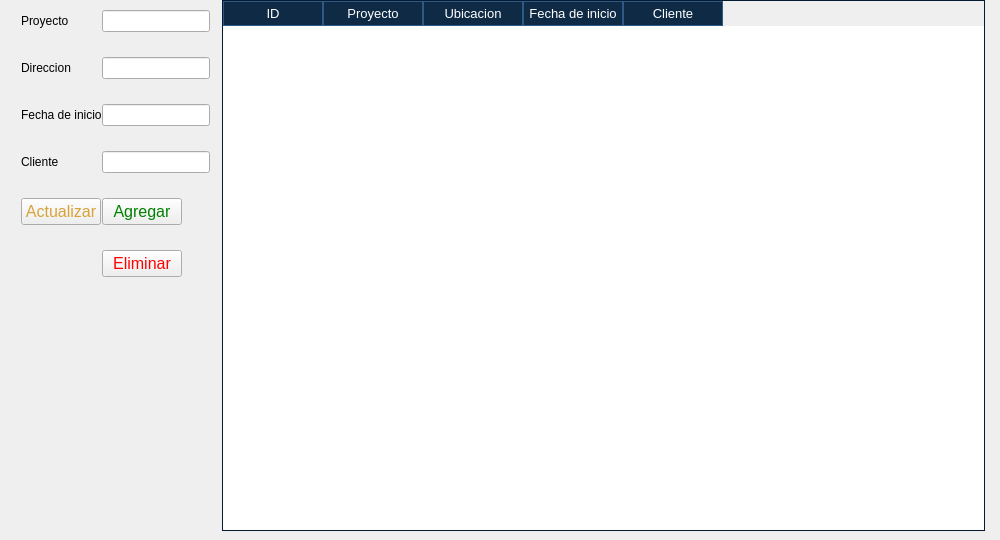
      <widget class="QWidget" name="page_Building">
       <widget class="QWidget" name="layoutWidget">
        <property name="geometry">
         <rect>
          <x>0</x>
          <y>0</y>
          <width>991</width>
          <height>531</height>
         </rect>
        </property>
        <layout class="QHBoxLayout" name="horizontalLayout_3" stretch="0,2">
         <property name="spacing">
          <number>12</number>
         </property>
         <property name="sizeConstraint">
          <enum>QLayout::SetMaximumSize</enum>
         </property>
         <property name="leftMargin">
          <number>6</number>
         </property>
         <property name="rightMargin">
          <number>6</number>
         </property>
         <item>
          <layout class="QFormLayout" name="formLayout_3">
           <property name="sizeConstraint">
            <enum>QLayout::SetFixedSize</enum>
           </property>
           <property name="labelAlignment">
            <set>Qt::AlignJustify|Qt::AlignVCenter</set>
           </property>
           <property name="formAlignment">
            <set>Qt::AlignJustify|Qt::AlignVCenter</set>
           </property>
           <property name="horizontalSpacing">
            <number>0</number>
           </property>
           <property name="verticalSpacing">
            <number>25</number>
           </property>
           <property name="leftMargin">
            <number>15</number>
           </property>
           <property name="topMargin">
            <number>10</number>
           </property>
           <item row="0" column="0">
            <widget class="QLabel" name="label_14">
             <property name="text">
              <string>Proyecto</string>
             </property>
            </widget>
           </item>
           <item row="0" column="1">
            <widget class="QLineEdit" name="buildingProyect">
             <property name="sizePolicy">
              <sizepolicy hsizetype="Fixed" vsizetype="Fixed">
               <horstretch>150</horstretch>
               <verstretch>0</verstretch>
              </sizepolicy>
             </property>
            </widget>
           </item>
           <item row="1" column="0">
            <widget class="QLabel" name="label_15">
             <property name="text">
              <string>Direccion</string>
             </property>
            </widget>
           </item>
           <item row="1" column="1">
            <widget class="QLineEdit" name="buildingAddress">
             <property name="sizePolicy">
              <sizepolicy hsizetype="Fixed" vsizetype="Fixed">
               <horstretch>0</horstretch>
               <verstretch>0</verstretch>
              </sizepolicy>
             </property>
            </widget>
           </item>
           <item row="2" column="0">
            <widget class="QLabel" name="label_16">
             <property name="text">
              <string>Fecha de inicio</string>
             </property>
            </widget>
           </item>
           <item row="2" column="1">
            <widget class="QLineEdit" name="buildindgDate">
             <property name="sizePolicy">
              <sizepolicy hsizetype="Fixed" vsizetype="Fixed">
               <horstretch>0</horstretch>
               <verstretch>0</verstretch>
              </sizepolicy>
             </property>
            </widget>
           </item>
           <item row="3" column="0">
            <widget class="QLabel" name="label_18">
             <property name="text">
              <string>Cliente</string>
             </property>
            </widget>
           </item>
           <item row="3" column="1">
            <widget class="QLineEdit" name="buildingCustomer">
             <property name="sizePolicy">
              <sizepolicy hsizetype="Fixed" vsizetype="Fixed">
               <horstretch>100</horstretch>
               <verstretch>0</verstretch>
              </sizepolicy>
             </property>
            </widget>
           </item>
           <item row="4" column="0">
            <widget class="QPushButton" name="updateBuilding">
             <property name="font">
              <font>
               <pointsize>12</pointsize>
              </font>
             </property>
             <property name="cursor">
              <cursorShape>PointingHandCursor</cursorShape>
             </property>
             <property name="styleSheet">
              <string notr="true">QPushButton {
	color: #d7a336;
}</string>
             </property>
             <property name="text">
              <string>Actualizar</string>
             </property>
            </widget>
           </item>
           <item row="4" column="1">
            <widget class="QPushButton" name="addBuilding">
             <property name="sizePolicy">
              <sizepolicy hsizetype="Fixed" vsizetype="Fixed">
               <horstretch>0</horstretch>
               <verstretch>0</verstretch>
              </sizepolicy>
             </property>
             <property name="font">
              <font>
               <pointsize>12</pointsize>
              </font>
             </property>
             <property name="cursor">
              <cursorShape>PointingHandCursor</cursorShape>
             </property>
             <property name="styleSheet">
              <string notr="true">QPushButton {
	color: green;
}</string>
             </property>
             <property name="text">
              <string>Agregar</string>
             </property>
            </widget>
           </item>
           <item row="5" column="1">
            <widget class="QPushButton" name="deleteBuilding">
             <property name="sizePolicy">
              <sizepolicy hsizetype="Fixed" vsizetype="Fixed">
               <horstretch>0</horstretch>
               <verstretch>0</verstretch>
              </sizepolicy>
             </property>
             <property name="font">
              <font>
               <pointsize>12</pointsize>
              </font>
             </property>
             <property name="cursor">
              <cursorShape>PointingHandCursor</cursorShape>
             </property>
             <property name="styleSheet">
              <string notr="true">QPushButton {
	color: red;
}</string>
             </property>
             <property name="text">
              <string>Eliminar</string>
             </property>
            </widget>
           </item>
           <item row="6" column="1">
            <spacer name="verticalSpacer_4">
             <property name="orientation">
              <enum>Qt::Vertical</enum>
             </property>
             <property name="sizeHint" stdset="0">
              <size>
               <width>20</width>
               <height>40</height>
              </size>
             </property>
            </spacer>
           </item>
          </layout>
         </item>
         <item>
          <widget class="QTableWidget" name="buildingTable">
           <property name="font">
            <font>
             <pointsize>10</pointsize>
            </font>
           </property>
           <property name="styleSheet">
            <string notr="true">    QHeaderView::section {
        background-color: #0F2A45;   /* Fondo del encabezado */
        color: white;                /* Color del texto */
        border: 1px solid #2D5986;   /* Bordes del encabezado */
		padding: 2px;
    }

    QTableWidget::item {
        border: 1px solid #2D5986;   /* Bordes de las celdas */
        padding: 2px;                /* Espaciado dentro de las celdas */
    }

	QTableWidget::item:alternate{
	    background-color: #0B4B6C;
	}

    QTableWidget::item:selected {
		color: black; /*Color del texto*/
        background-color: #82ABD5;   /* Fondo cuando se selecciona */
    }

    QTableWidget {
        border: 1px solid #031A31;   /* Bordes de la tabla */
    }

    QScrollBar:vertical {
        background: #000000;
        width: 16px;
    }
    
    QScrollBar::handle:vertical {
        background: #00796b;
        min-height: 20px;
	}</string>
           </property>
           <property name="editTriggers">
            <set>QAbstractItemView::NoEditTriggers</set>
           </property>
           <property name="alternatingRowColors">
            <bool>true</bool>
           </property>
           <property name="selectionMode">
            <enum>QAbstractItemView::SingleSelection</enum>
           </property>
           <property name="selectionBehavior">
            <enum>QAbstractItemView::SelectRows</enum>
           </property>
           <property name="textElideMode">
            <enum>Qt::ElideRight</enum>
           </property>
           <property name="showGrid">
            <bool>true</bool>
           </property>
           <property name="sortingEnabled">
            <bool>true</bool>
           </property>
           <attribute name="verticalHeaderVisible">
            <bool>false</bool>
           </attribute>
           <column>
            <property name="text">
             <string>ID</string>
            </property>
           </column>
           <column>
            <property name="text">
             <string>Proyecto</string>
            </property>
           </column>
           <column>
            <property name="text">
             <string>Ubicacion</string>
            </property>
           </column>
           <column>
            <property name="text">
             <string>Fecha de inicio</string>
            </property>
           </column>
           <column>
            <property name="text">
             <string>Cliente</string>
            </property>
           </column>
          </widget>
         </item>
        </layout>
       </widget>
      </widget>
